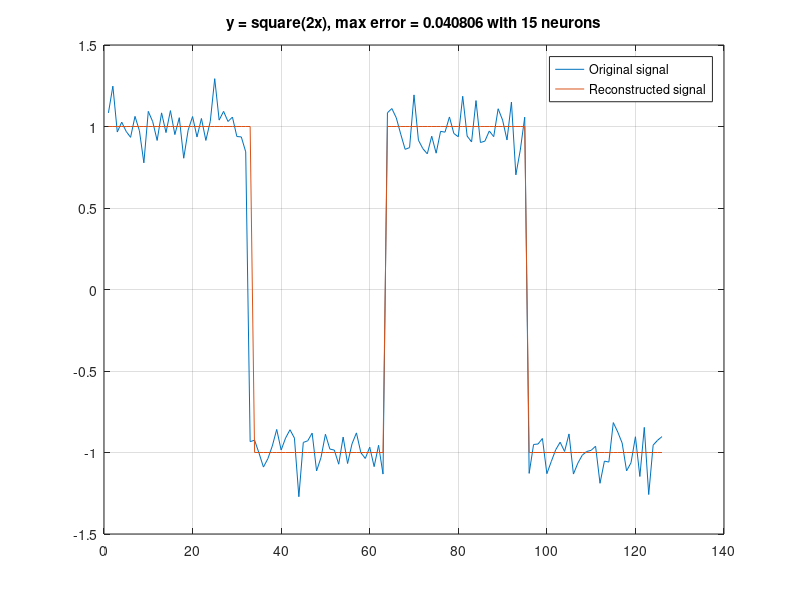

This figure's MATLAB source:
clc
clear all
close all

pattern = 0:0.1:2*pi;
pattern=pattern'; %column vector required
test = 0:0.05:2*pi;
test = test'; %column vector required

tr = square(2*pattern); %train sets
ts = square(2*test); %test sets

%%%%% Noise
r = 0 + 0.1*randn(length(pattern),1);
tr = tr + r;
r1 = 0 + 0.1*randn(length(test),1);
ts = ts +r1;
%%%%%

%%%%%%%%%%%%%%%%%%%%%%%%%%%%
eta = 0.07; %learning rate %%
n_epochs = 50000; 
%%%%%%%%%%%%%%%%%%%%%%%%%%%%

MAX_RBFs = 100;
e = 10;
n = 15; %uso 10 neuroni e basta
residual = [ ];


% while((e > 0.001) && (N < MAX_RBFs))   
    d = max(pattern) - min(pattern); %maximum distance between datapoint
    sigma = d/sqrt(2*n); %common choice from book, pag. 119

    %Training with Delta Rule

    w2 = -1 + (1).*rand(n,1);%weight initially randomly distributed in the space
    mu = linspace(0,2*pi,n); %RBFs equally spaced in [0,2pi]
    x = pattern; 
    
    for epoch=1:n_epochs 
        index = randperm(length(pattern));
        x = pattern(index); %shuffle input data
        tr1 = sin(2*x); %shuffle output data
        tr = square(2*x); %shuffle output data  
        
        for k=1:length(x) %simulate sequential update
            phi_k2 = exp(-((x(k) - mu').^2)/(2*sigma^2));
            e = tr(k)-(phi_k2'*w2);
            w2  = w2 + eta*e*phi_k2;
        end
    end
    
    %Testing
    x = repmat(test,1,n); %just repeat column-input vector for each of n columns
    A2 = repmat(mu,length(test),1); %just repeat row-vector mu for each of the N rows
    A2 = ((x-A2).^2)/(2*sigma^2);
    phi2 = exp(-A2);
    y2_reconstructed = phi2*w2;
    y2_reconstructed = 2*(y2_reconstructed > 0) -1 ; %By Thresholding I can set the error to zero
    e = sum((y2_reconstructed - ts).^2)/length(y2_reconstructed);
    residual = [residual e];
    %n = n+1;
%end

figure
    plot(ts)
    hold on
    plot(y2_reconstructed)
    grid on
    title(['y = square(2x), max error = ',num2str(e) ,' with ', num2str(n) ,' neurons'])
    legend('Original signal','Reconstructed signal')
    
% figure
%     plot(residual)
%     grid on
%     title('error for function square(2x)')
%     xlabel('Number of nodes')
%     ylabel('error')